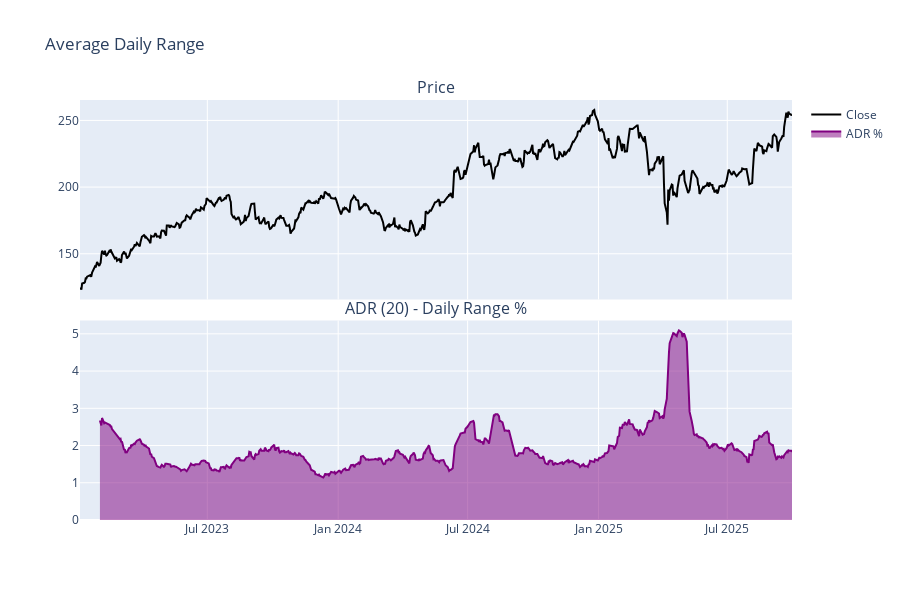

The cell this chart's notebook holds for it:
### Markdown cell above
## 3. ADR - Average Daily Range

Average daily range as percentage: ADR = 100 × (SMA(high/low) - 1). Measures typical daily volatility in percentage terms.

### Code cell
df["adr"] = calculate_adr(df, length=20)

fig = make_subplots(
    rows=2, cols=1, shared_xaxes=True, vertical_spacing=0.05, subplot_titles=("Price", "ADR (20) - Daily Range %")
)

fig.add_trace(go.Scatter(x=df["date"], y=df["close"], name="Close", line={"color": "black"}), row=1, col=1)

fig.add_trace(
    go.Scatter(x=df["date"], y=df["adr"], name="ADR %", fill="tozeroy", line={"color": "purple"}), row=2, col=1
)

fig.update_layout(height=600, title_text="Average Daily Range")
fig.show()

print(f"ADR mean: {df['adr'].mean():.2f}%")
print(f"ADR range: {df['adr'].min():.2f}% to {df['adr'].max():.2f}%")

### Figure 1 — Plotly figure (JSON) as saved in the notebook; plotly's stock layout.template omitted (floating-point values rounded to 4 significant figures; data arrays with more than 128 entries replaced by an {"elided": "..."} marker saying what was removed)
{"data": [{"line": {"color": "black"}, "name": "Close", "type": "scatter", "x": {"elided": "688 str values"}, "xaxis": "x", "y": {"elided": "688 float values"}, "yaxis": "y"}, {"fill": "tozeroy", "line": {"color": "purple"}, "name": "ADR %", "type": "scatter", "x": {"elided": "688 str values"}, "xaxis": "x2", "y": {"elided": "688 float values"}, "yaxis": "y2"}], "layout": {"annotations": [{"font": {"size": 16}, "showarrow": false, "text": "Price", "x": 0.5, "xanchor": "center", "xref": "paper", "y": 1, "yanchor": "bottom", "yref": "paper"}, {"font": {"size": 16}, "showarrow": false, "text": "ADR (20) - Daily Range %", "x": 0.5, "xanchor": "center", "xref": "paper", "y": 0.475, "yanchor": "bottom", "yref": "paper"}], "height": 600, "title": {"text": "Average Daily Range"}, "xaxis": {"anchor": "y", "domain": [0, 1], "matches": "x2", "showticklabels": false}, "xaxis2": {"anchor": "y2", "domain": [0, 1]}, "yaxis": {"anchor": "x", "domain": [0.525, 1]}, "yaxis2": {"anchor": "x2", "domain": [0, 0.475]}}}
